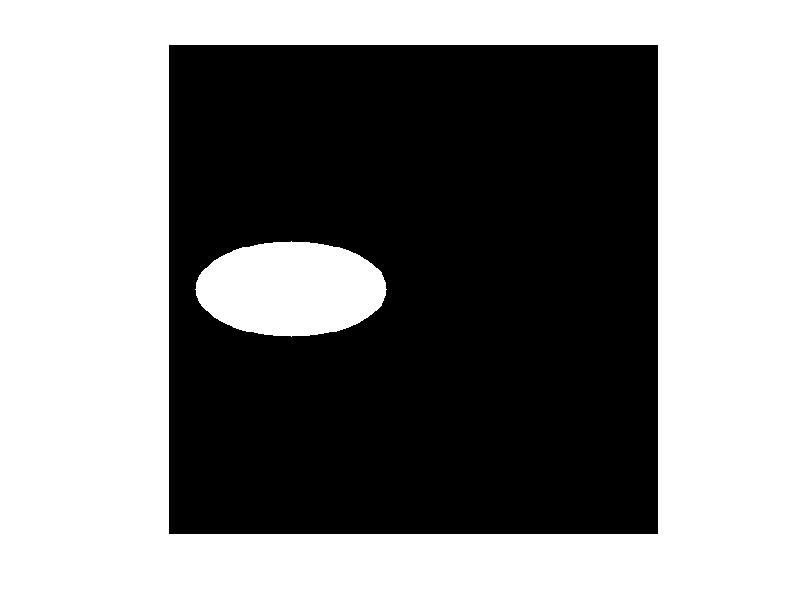

The MATLAB source for this figure: (Note: this script raises an error after producing the figure.)
[nx, ny] = meshgrid([1:512], [1:512]);
im = zeros(512);
rx = 50;
ry = 100;
for i=1:512
    for j=1:512
        if (i-256)^2/rx^2 + (j-128)^2/ry^2 <=1
            im(i, j) = 1;
        end
    end
end
imshow(im)
% L0
L0 = nnz(im)
% L1
L1 = sum(abs(im), 'all')
% L2
L2 = sqrt(sum(im.^2, 'all'))
% L inf
L_inf = max(im,[], 'all')
x_bar = sum(im.*nx, 'all')/sum(im, 'all')
y_bar = sum(im.*ny, 'all')/sum(im, 'all')
% 2, 0
m_20 = sum((nx-x_bar).^2 .*im, 'all')
m_02 = sum((ny-y_bar).^2 .*im, 'all')
m_11 = sum((nx-x_bar).*(ny-y_bar).*im, 'all')


